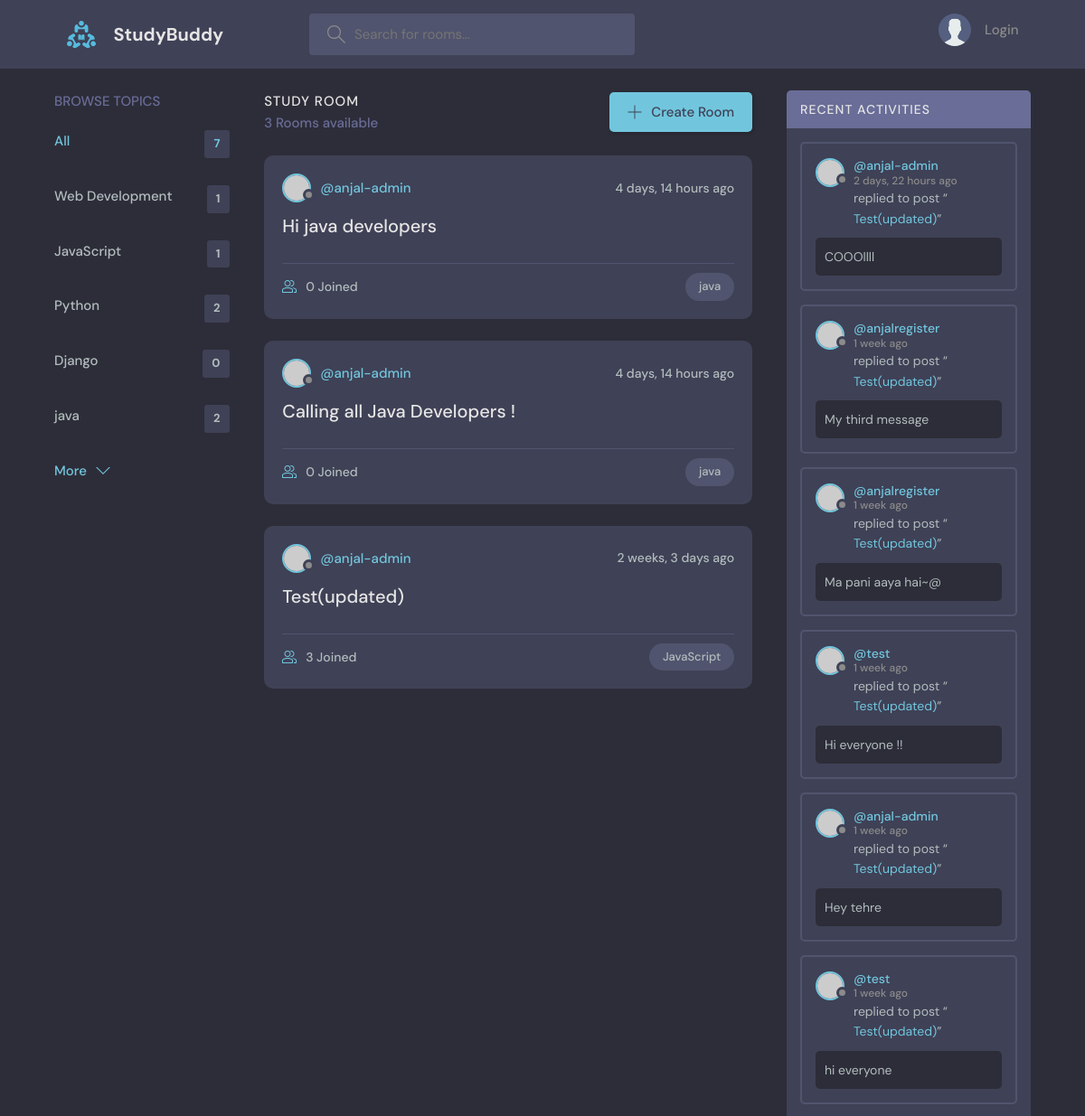
/?q=java (upper part), run on an earlier commit of the app's database.
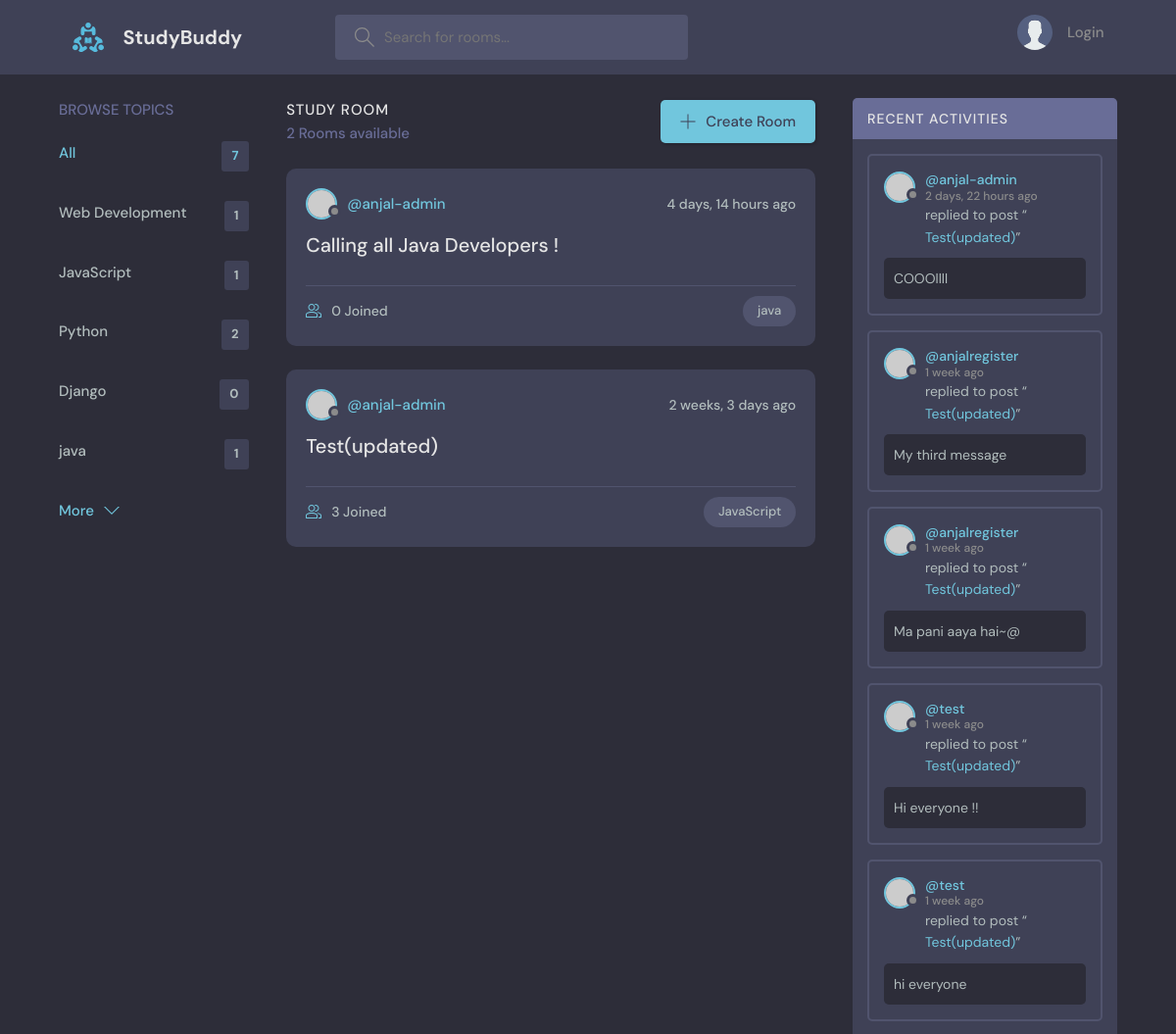
And on a later commit of the database.
### base/models.py (models this page shows, shortened)
class Topic(models.Model):
    name = models.CharField(max_length=200)

class Room(models.Model):
    host = models.ForeignKey(User, on_delete=models.SET_NULL, null=True)
    topic = models.ForeignKey(Topic, on_delete=models.SET_NULL, null=True)
    name = models.CharField(max_length=200)
    description = models.TextField(null=True, blank=True)
    participants = models.ManyToManyField(User, related_name='participants', blank=True)
    updated = models.DateTimeField(auto_now=True)
    created = models.DateField(auto_now_add=True)
    class Meta:
        ordering = ['-created', '-updated']
    def __str__(self):
        return self.name

class Message(models.Model):
    user = models.ForeignKey(User, on_delete=models.CASCADE)
    room = models.ForeignKey(Room, on_delete=models.CASCADE)
    body = models.TextField()
    updated = models.DateTimeField(auto_now=True)
    created = models.DateTimeField(auto_now_add=True)
    class Meta:
        ordering = ['-created']

### base/views.py (the view)
# urls.py: 2. Add a URL to urlpatterns:  path('', views.home, name='home')
def home(request):
    q = request.GET.get('q') if request.GET.get('q') != None else ''
    rooms = Room.objects.filter(
        Q(topic__name__icontains = q) |
        Q(name__icontains = q) |
        Q(description__icontains = q)
        )
    topics = Topic.objects.all()[0:5]
    topics_count = Topic.objects.all().count()
    room_count = rooms.count()
    room_messages = Message.objects.filter(Q(room__topic__name__icontains = q))
    context = {'rooms': rooms, 'topics':topics, 'room_count':room_count, 'room_messages': room_messages, 'topics_count' :topics_count }
    return render(request, 'base/home.html', context)

### base/templates/base/home.html (shortened to what this page needs)
{% extends 'main.html' %}
{% block content %}
    <main class="layout layout--3">
      <div class="container">
         {% include 'base/topics_component.html'  %}
        <div class="roomList">
          <div class="roomList__header">
            <div>
              <h2>Study Room</h2>
              <p>{{room_count}} Rooms available</p>
            </div>
            <a class="btn btn--main" href="{% url 'create-room' %}">
              <svg version="1.1" xmlns="http://www.w3.org/2000/svg" width="32" height="32" viewBox="0 0 32 32">
                <title>add</title>
                <path
                  d="M16.943 0.943h-1.885v14.115h-14.115v1.885h14.115v14.115h1.885v-14.115h14.115v-1.885h-14.115v-14.115z"
                ></path>
              </svg>
              Create Room
            </a>
          </div>
        {% include 'base/feed_component.html' %}
        </div>
       {% include 'base/activity_component.html'  %}
      </div>
    </main>
{% endblock %}

### base/templates/base/topics_component.html
<div class="topics">
  <div class="topics__header">
    <h2>Browse Topics</h2>
  </div>
  <ul class="topics__list">
    <li>
      <a href="{% url 'home' %}" class="active">All <span> {{topics_count}} </span></a>
    </li>
    {% for topic in topics %}
    <li>
      <a href="{% url 'home' %}?q={{topic.name}}">{{topic.name}} <span>{{topic.room_set.all.count}}</span></a>
    </li>
    {% endfor %}
  </ul>
  <a class="btn btn--link" href="{% url 'topics' %}">
    More
    <svg
      version="1.1"
      xmlns="http://www.w3.org/2000/svg"
      width="32"
      height="32"
      viewBox="0 0 32 32"
    >
      <title>chevron-down</title>
      <path d="M16 21l-13-13h-3l16 16 16-16h-3l-13 13z"></path>
    </svg>
  </a>
</div>

### base/templates/base/feed_component.html (shortened to what this page needs)
{% for room in rooms %}
<div class="roomListRoom">
  <div class="roomListRoom__header">
    <a href="{% url 'user-profile' room.host.id %}" class="roomListRoom__author">
      <div class="avatar avatar--small">
        <img src="https://randomuser.me/api/portraits/women/11.jpg" />
      </div>
      <span>@{{room.host.username}}</span>
    </a>
    <div class="roomListRoom__actions">
      <span>{{room.created|timesince}} ago </span>
    </div>
  </div>
  <div class="roomListRoom__content">
    <a href="{% url 'room' room.id %}">{{room.name}}</a>
  </div>
  <div class="roomListRoom__meta">
    <a href="{% url 'room' room.id %}" class="roomListRoom__joined">
      {{room.participants.all.count}} Joined
    </a>
    <p class="roomListRoom__topic">{{room.topic.name}}</p>
  </div>
</div>
{% endfor %}

### base/templates/base/activity_component.html (shortened to what this page needs)
 <div class="activities">
          <div class="activities__header">
            <h2>Recent Activities</h2>
          </div>
          {% for message in room_messages %}
          <div class="activities__box">
            <div class="activities__boxHeader roomListRoom__header">
              <a href="{% url 'user-profile' message.user.id %}" class="roomListRoom__author">
                <div class="avatar avatar--small">
                  <img src="https://randomuser.me/api/portraits/women/11.jpg" />
                </div>
                <p>
                  @{{ message.user }}
                  <span>{{ message.created|timesince }} ago</span>
                </p>
              </a>
            </div>
            <div class="activities__boxContent">
              <p>replied to post “<a href="{% url 'room' message.room.id %}">{{message.room}}</a>”</p>
              <div class="activities__boxRoomContent">
                {{message.body}}
              </div>
            </div>
          </div>
          {% endfor %}
        </div>

What changed in the data, as far as the page shows it:
removed Room: host.username "anjal-admin", created "4 days, 14 hours", name "Hi java developers", participants.all.count "0", topic.name "java"
removed Message: user "anjal-admin", created "1 week", room "Test(updated)", body "Hey tehre"
computed for Topic "java": room_set.all.count "2" → "1"
Also different on the page:
{{ room_count }}: "3" → "2"
